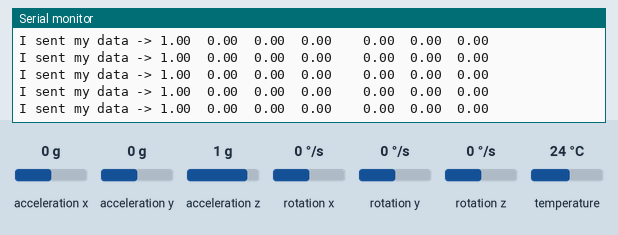
Recording of a program running on a simulated ESP32. On the bench: the last lines printed to the serial monitor. The test bench sets the inputs (shaded band); at power-on: rotation x 0 °/s, rotation y 0 °/s, rotation z 0 °/s, acceleration x 0 g, acceleration y 0 g, acceleration z 1 g, temperature 24 °C. A WiFi scan finds three made-up networks.

Above: at 4.4 s.
4.5 s: rotation x set to -2 °/s
At 5.5 s:
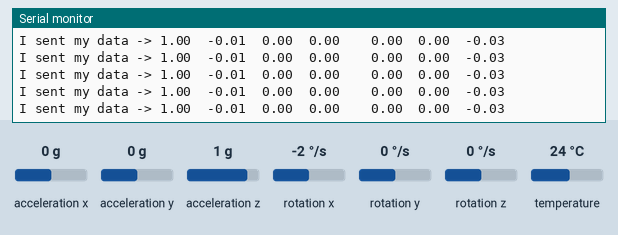
7.5 s: rotation y set to -192 °/s
At 8.0 s:
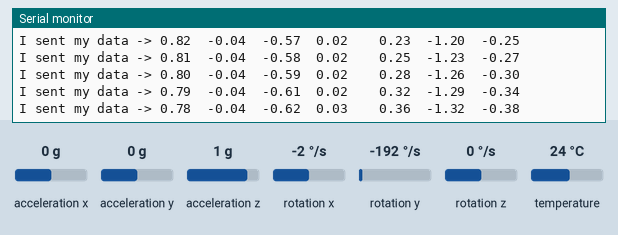
9.0 s: rotation z set to -192 °/s
At 9.8 s:
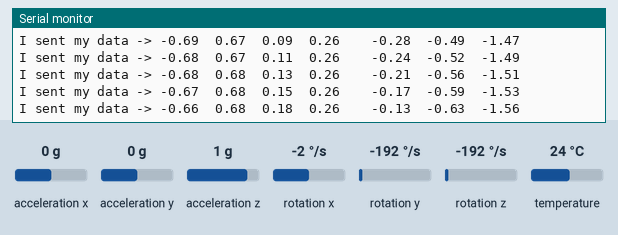
Timing chart, 0 to 12.0 s (numbered marks = the images above; inputs shaded):
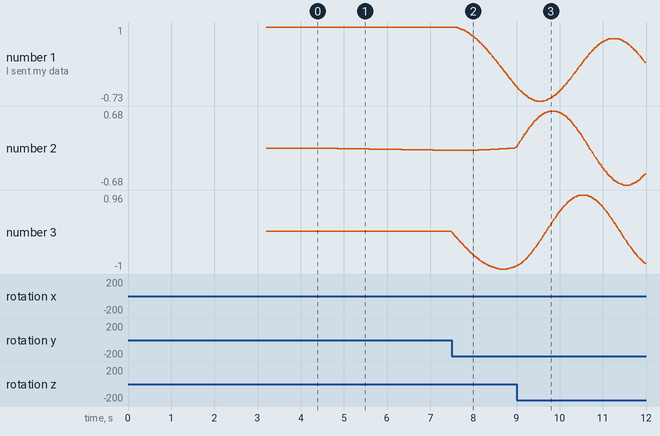

The program:

main.cpp
```cpp
#include <Arduino.h>
#include <esp_now.h>
#include <WiFi.h>
#include <Wire.h>
#include <Adafruit_MPU6050.h>
#include <Adafruit_Sensor.h>
#include "quaternion.h"

using namespace imu;

Adafruit_MPU6050 mpu;
sensors_event_t a, g, temp;

uint32_t lastSendTime = 0;

double deltaX, deltaY, deltaZ;
double angleX, angleY, angleZ;

Quaternion orientation, qDeviation;
Vector<3> eulerAngles;


#define CHANNEL 1

/** This is all the data about the peer **/
esp_now_peer_info_t slave;

/** The all important data! **/
float data[2] = {1,2};

// Прототипи функцій
void OnDataSent(const uint8_t *mac_addr, esp_now_send_status_t status);
void ScanForSlave();


void setup()
{
 WiFi.mode(WIFI_STA);
  esp_now_init();
  esp_now_register_send_cb(OnDataSent);
  ScanForSlave(); // WiFi.macAddress()
  esp_now_add_peer(&slave);

	// Init Serial Monitor
	Serial.begin(115200);

	if (!mpu.begin())
	{
		Serial.println("Failed to find MPU6050 chip");
		while (1)
		{
			delay(10);
		}
	}

	mpu.setAccelerometerRange(MPU6050_RANGE_16_G);
	mpu.setGyroRange(MPU6050_RANGE_2000_DEG);
	mpu.setFilterBandwidth(MPU6050_BAND_260_HZ);
	delay(100);

	// Розрахуємо відхилення за допомогою знаходження середнього значення (500 ітерацій)
	for (size_t i = 0; i < 500; i++)
	{
		// Читаємо дані з давача
		mpu.getEvent(&a, &g, &temp);
		deltaX = deltaX + g.gyro.x; //
		deltaY = deltaY + g.gyro.y; // сумуємо для кожної з осей значення від давачів
		deltaZ = deltaZ + g.gyro.z; //
	}

	deltaX = deltaX / 500; //
	deltaY = deltaY / 500; // Ділимо кожне значення на кількість ітерацій
	deltaZ = deltaZ / 500; // і знаходимо середнє
}

void loop()
{
	if((millis() - lastSendTime) >= 10) {
	  // Отримуємо дані від давача
		mpu.getEvent(&a, &g, &temp);

		// Створення кватерніона з кутових швидкостей (віднімаємо біаси)
		Quaternion qW(0, g.gyro.x - deltaX, g.gyro.y - deltaY, g.gyro.z - deltaZ);

		// Розраховуємо диференційне рівнняння орієнтації
		//       1
		// q' = --- * q * w
		//       2
		// q - кватерніон орієнтації
		// w - кватерніон кутових швидкостей
		qDeviation = orientation * qW * 0.5;


		// Інтегруємо диференційне рівняння та отримуємо нову орієнтацію
		orientation = orientation + qDeviation * 0.01;
		//                 ^             ^        ^
		//             попередня     диференц.  проміжок
		//            орієнтація     рівняння    часу


		// Нормалізуємо кватерніон (довжина вектора кватерніона має бути рівна 1)
		// q = sqrt(w^2 + x^2 + y^2 + z^2)
		orientation.normalize();


		// Перетворення кватерніона в кути Ейлера
		eulerAngles = orientation.toEuler();


		Serial.print(orientation.w()); //
		Serial.print("\t"); //
		Serial.print(orientation.x()); // Виводимо значення кватерніона в послідовний порт
		Serial.print("\t"); //
		Serial.print(orientation.y()); //
		Serial.print("\t"); //
		Serial.print(orientation.z()); //

		Serial.print("\t\t"); //
		Serial.print(eulerAngles.x()); // Виводимо значення кутів Ейлера в послідовний порт
		Serial.print("\t"); //
		Serial.print(eulerAngles.y()); //
		Serial.print("\t"); //
		Serial.print(eulerAngles.z()); //
		Serial.println();     //

        data[0] = eulerAngles.x() * 180 / M_PI;
        data[1] = eulerAngles.z() * 180 / M_PI ;
        if (data[0] > 180 ){data[0] = 180;}
        if (data[0] < 0 ){data[0] = 0;}
        if (data[1] > 180 ){data[1] = 180;}
        if (data[1] < 0 ){data[1] = 0;}
        esp_now_send(slave.peer_addr, (uint8_t *)data, sizeof(data));


		lastSendTime = millis();
	}
}
void ScanForSlave() {
  int8_t scanResults = WiFi.scanNetworks();

  for (int i = 0; i < scanResults; ++i) {
    String SSID = WiFi.SSID(i);
    String BSSIDstr = WiFi.BSSIDstr(i);

    if (SSID.indexOf("Meduza") == 0) {

      int mac[6];
      if ( 6 == sscanf(BSSIDstr.c_str(), "%x:%x:%x:%x:%x:%x",  &mac[0], &mac[1], &mac[2], &mac[3], &mac[4], &mac[5] ) ) {
        for (int ii = 0; ii < 6; ++ii ) {
          slave.peer_addr[ii] = (uint8_t) mac[ii];
        }
      }

      slave.channel = CHANNEL; // pick a channel
      slave.encrypt = 0; // no encryption
      break;
    }
  }
}

/** callback when data is sent from Master to Slave **/
void OnDataSent(const uint8_t *mac_addr, esp_now_send_status_t status) {
  Serial.print("I sent my data -> ");


}
```

Measured:
- after the input at 4.5 s, the serial monitor: prints a new line at once (image 1)
- after the input at 7.5 s, the serial monitor: prints a new line at once (image 2)
- plotted number 1: 1 → -0.38 after the input at 7.5 s
- plotted number 2: 0 → -0.04 after the input at 4.5 s, -0.04 → 0.01 after the input at 7.5 s
- plotted number 3: 0 → -0.02 after the input at 4.5 s, -0.02 → -0.92 after the input at 7.5 s
